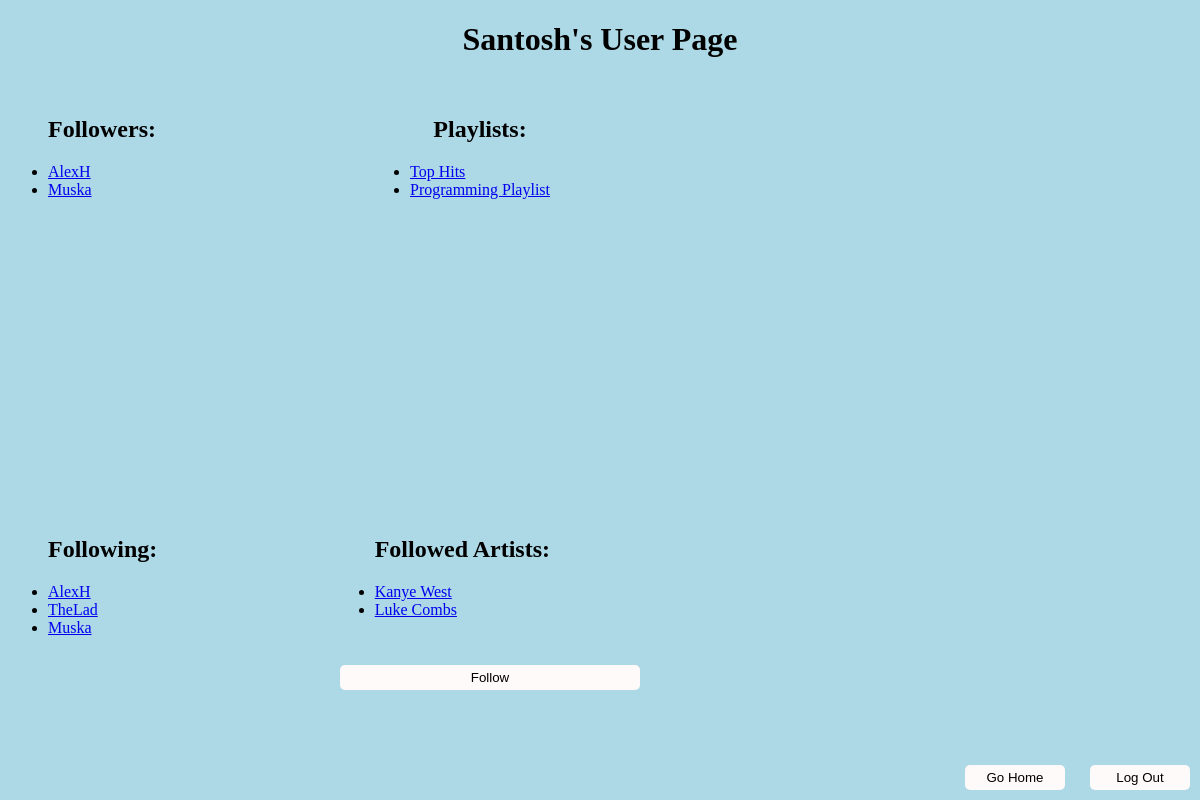
/user/Santosh (signed in), run on the app's committed database.
### runner.py (models this page shows, shortened)
class Users(UserMixin, db.Model):
    __tablename__ = "Users"
    id = db.Column(db.Integer, primary_key = True)
    username = db.Column(db.String, nullable = False)
    password = db.Column(db.String, nullable = False)

class Playlists(db.Model):
    __tablename__ = "Playlists"
    id = db.Column(db.Integer, primary_key = True)
    userkey = db.Column(db.Integer, nullable = False)
    name = db.Column(db.String, nullable = False)
    public = db.Column(db.Integer, nullable = False)

class Artists(db.Model):
    __tablename__ = "Artists"
    id = db.Column(db.Integer, primary_key = True)
    name = db.Column(db.String, nullable = False)

### runner.py (the view, shortened to what this page needs)
@app.route("/user/<username>", methods = ["GET", "POST", "DELETE"])
@login_required
def userpage(username):
    username = username.replace("%20", " ")
    user = Users.query.filter_by(username = username).first()
    if request.method == "GET":
        isUser = False
        isFollowing = False
        if user is not None:
            if user.id == current_user.id:
                isUser = True
            following = Followers.query.filter_by(user = current_user.id, followed = user.id).first()
            if following is not None:
                isFollowing = True
            if request.method == "GET":
                listFollowers = []
                listFollowing = []
                listPlaylists = []
                listArtists = []
                followers = Followers.query.filter_by(followed = user.id)
                following = Followers.query.filter_by(user = user.id)
                for follower in followers:
                    temp = Users.query.filter_by(id = follower.user).first()
                    listFollowers.append(temp.username)
                for follower in following:
                    temp = Users.query.filter_by(id = follower.followed).first()
                    listFollowing.append(temp.username)
                if (current_user.id == user.id):
                    playlists = Playlists.query.filter_by(userkey = user.id)
                    for playlist in playlists:
                        listPlaylists.append(playlist.name)
                else:
                    playlists = Playlists.query.filter_by(userkey = user.id, public = 1)
                    for playlist in playlists:
                        listPlaylists.append(playlist.name)
                followedArtists = FollowersArtists.query.filter_by(userkey = user.id)
                for artist in followedArtists:
                    temp = Artists.query.filter_by(id = artist.artistkey).first()
                    listArtists.append(temp.name)
                return render_template("users.html", username = username, isUser = isUser, followers = listFollowers,
                                        following = listFollowing, playlists = listPlaylists, artists = listArtists, isFollowing = isFollowing)
    elif request.method == "DELETE":
        follow = Followers.query.filter_by(user = current_user.id, followed = user.id).first()
        if follow is not None:
            db.session.delete(follow)
            db.session.commit()
            return "success"

### runner.py (called while the page is built)
@login_manager.user_loader
def load_user(user_id):
    return Users.query.filter_by(id = user_id).first()

### templates/users.html (shortened to what this page needs)
<!DOCTYPE html>
<html lang = 'en'>
    <head>
        <link href="../static/stylesheet.css" rel="stylesheet">
    </head>
    <body>
        <h1 class="center">{{username}}'s User Page</h1>
        <ul class = "upperLeft" type = "disc">
            <h2 class = "center">Followers:</h2>
            {% if not followers %}
                <li>No followers :(</li>
            {% else %}
                {% for follower in followers %}
                    <li><a href = "/user/{{follower}}">{{follower}}</a></li>
                {% endfor %}
            {% endif %}
        </ul>
        <ul class = "bottomLeft" type = "disc">
            <h2 class = "center">Following:</h2>
            {% if not following %}
                <li>Not following anyone :(</li>
            {% else %}
                {% for follower in following %}
                    <li><a href = "/user/{{follower}}">{{follower}}</a></li>
                {% endfor %}
            {% endif %}
        </ul>
        <ul class = "upperRight" type = "disc">
            <h2 class = "center">Playlists:</h2>
            {% if not playlists %}
                <li>No playlists to show :(</li>
            {% else %}
                {% for playlist in playlists %}
                    <li><a href = "/playlist/{{playlist}}">{{playlist}}</a></li>
                {% endfor %}
            {% endif %}
        </ul>
        <ul class = "bottomRight" type = "disc">
            <h2 class = "center">Followed Artists: </h2>
            {% if not artists %}
                <li>No followed artists :(</li>
            {% else %}
                {% for artist in artists %}
                    <li><a href = "/artist/{{artist}}">{{artist}}</a></li>
                {% endfor %}
            {% endif %}
        </ul>
        {% if isUser %}
            <div class = "right">
            <label for="playlistName">Playlist Name:</label><br>
            <input type="text" class = "textbox" id="newPlaylist" name="newPlaylist" placeholder="Playlist"><br>
            <button type="button" onclick="newPlaylist()">Create Playlist</button>
            </div>
        {% else %}
            {% if isFollowing %}
                <button type="button" class="follow" onclick="unfollowUser()">Unfollow</button>
            {% else %}
                <button type="button" class="follow" onclick="followUser()">Follow</button>
            {% endif %}
        {% endif %}
        <button type="button" class="home" onclick="goHome()">Go Home</button>
        <button type="button" class="exit" id="logout" onclick="logout()">Log Out</button>
    </body>
</html>

### static/stylesheet.css (style rules this page uses)
body { background-color: lightblue; }
button { width: 100px; padding: 5px 5px; border-radius: 5px; border: none; margin: 10px; background-color: snow; }
.center { text-align: center; }
* { box-sizing: border-box; }
.upperLeft { position: absolute; }
.upperRight { position: absolute; top: 100; right: 650px; }
.bottomLeft { position: absolute; top: 500px; }
.bottomRight { position: absolute; right: 650px; top: 500px; }
.exit { position: absolute; right: 0px; bottom: 0px; }
.home { position: absolute; right: 125px; bottom: 0px; }
.follow { position: absolute; right: 550px; bottom: 100px; width: 300px; }

### data on the page
Users: username "Santosh"
Users: username "AlexH"
Users: username "Muska"
Users: username "TheLad"
Playlists: name "Top Hits"
Playlists: name "Programming Playlist"
Artists: name "Kanye West"
Artists: name "Luke Combs"
